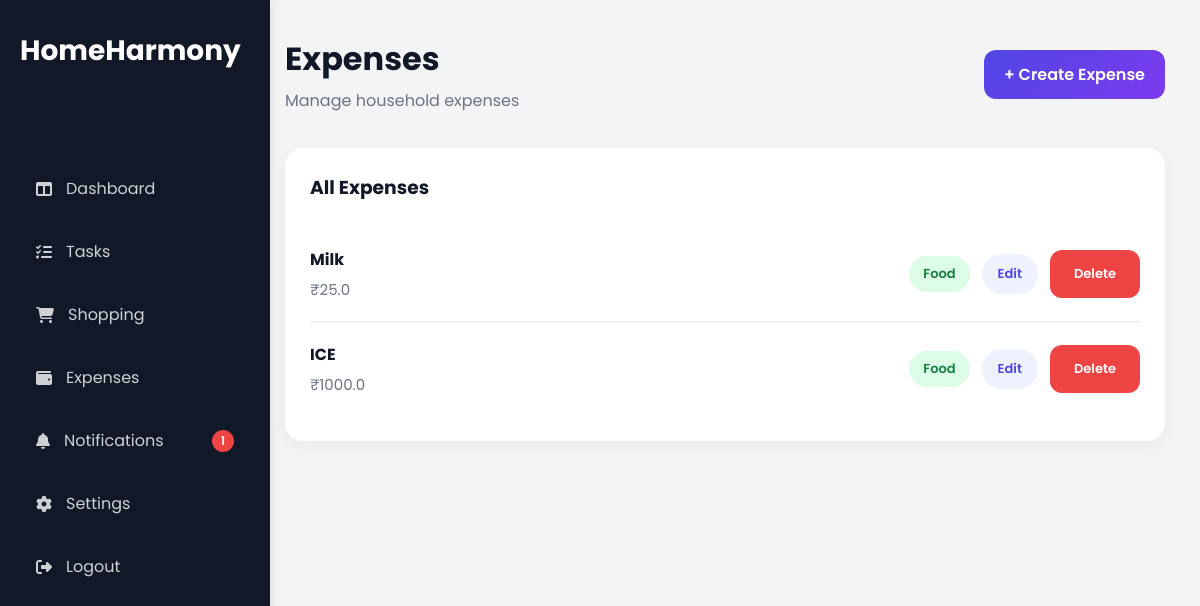
Screenshot of /expenses (signed in) with the database file from the repository.
### app/models/expense_model.py (models this page shows)
class Expense(db.Model):
    __tablename__ = "expenses"
    id = db.Column(
        db.Integer,
        primary_key=True
    )
    title = db.Column(
        db.String(100),
        nullable=False
    )
    amount = db.Column(
        db.Float,
        nullable=False
    )
    category = db.Column(
        db.String(50),
        nullable=False
    )
    description = db.Column(
        db.Text
    )
    household_id = db.Column(
        db.Integer,
        db.ForeignKey("households.id"),
        nullable=False
    )
    paid_by = db.Column(
        db.Integer,
        db.ForeignKey("users.id"),
        nullable=False
    )
    created_at = db.Column(
        db.DateTime,
        server_default=db.func.now()
    )

### app/expenses/routes.py (the view)
@expenses_bp.route("/expenses")
@login_required
def expense_list():
    expenses = Expense.query.filter_by(
        household_id=current_user.household_id
    ).all()
    return render_template(
        "expenses/expense_list.html",
        expenses=expenses
    )

### app/models/user_model.py (called while the page is built)
@login_manager.user_loader
def load_user(user_id):
    return User.query.get(int(user_id))

### app/templates/expenses/expense_list.html
{% extends "layout/base.html" %}
{% block content %}
<div class="topbar">
    <div>
        <h1>Expenses</h1>
        <p>Manage household expenses</p>
    </div>
    <a
        href="/create-expense"
        class="btn-primary">
        + Create Expense
    </a>
</div>
<div class="card">
    <div class="card-header">
        <h3>All Expenses</h3>
    </div>
    {% if expenses %}
{% for expense in expenses %}
<div class="expense-item">
    <div class="expense-info">
        <h4>
            {{ expense.title }}
        </h4>
        <p>
            ₹{{ expense.amount }}
        </p>
    </div>
    <div class="expense-actions">
        {% if expense.category == "Food" %}
            <span class="expense-badge food-badge">
                Food
            </span>
        {% elif expense.category == "Bills" %}
            <span class="expense-badge bills-badge">
                Bills
            </span>
        {% elif expense.category == "Shopping" %}
            <span class="expense-badge shopping-badge">
                Shopping
            </span>
        {% elif expense.category == "Transport" %}
            <span class="expense-badge transport-badge">
                Transport
            </span>
        {% else %}
            <span class="expense-badge other-badge">
                Other
            </span>
        {% endif %}
        <a
        href="{{ url_for('expenses.edit_expense',
        expense_id=expense.id) }}"
        class="edit-btn">
            Edit
        </a>
        <a
        href="{{ url_for('expenses.delete_expense',
        expense_id=expense.id) }}"
        class="delete-btn"
        onclick="return confirm(
        'Delete this expense?'
        )">
            Delete
        </a>
    </div>
</div>
{% endfor %}
    {% else %}
        <p>No expenses found.</p>
    {% endif %}
</div>
{% endblock %}

### app/static/css/dashboard.css (style rules this page uses)
* { margin: 0; padding: 0; box-sizing: border-box; font-family: "Poppins", sans-serif; }
body { background: #f3f4f6; }
.topbar { display: flex; justify-content: space-between; align-items: center; margin-bottom: 35px; }
.topbar h1 { font-size: 32px; color: #111827; }
.topbar p { color: #6b7280; margin-top: 5px; }
.card { background: white; border-radius: 18px; padding: 25px; box-shadow: 0 4px 15px rgba(0,0,0,0.05); }
.card-header { display: flex; justify-content: space-between; align-items: center; margin-bottom: 25px; }
.card-header h3 { color: #111827; }
.task-item, .expense-item { display: flex; justify-content: space-between; align-items: center; padding: 16px 0; border-bottom: 1px solid #e5e7eb; }
.task-item:last-child, .expense-item:last-child { border-bottom: none; }
.task-item h4, .expense-item h4 { color: #111827; margin-bottom: 4px; }
.task-item p, .expense-item p { color: #6b7280; font-size: 14px; }
.btn-primary { text-decoration:none; padding:12px 20px; border-radius:12px; color:white; font-weight:600; background: linear-gradient( 135deg, #4f46e5, #7c3aed ); }
.delete-btn { text-decoration:none; background:#fee2e2; color:#dc2626; padding:10px 16px; border-radius:999px; font-size:13px; font-weight:600; transition:.3s; }
.edit-btn { text-decoration:none; background:#EEF2FF; color:#4F46E5; padding:10px 16px; border-radius:999px; font-size:13px; font-weight:600; }
.expense-badge { display:inline-flex; align-items:center; padding:8px 14px; border-radius:999px; font-size:13px; font-weight:600; }
.food-badge { background:#dcfce7; color:#15803d; }
.delete-btn { text-decoration:none; background:#FEE2E2; color:#DC2626; padding:10px 16px; border-radius:999px; font-size:13px; font-weight:600; }
.expense-item { display:flex; justify-content:space-between; align-items:center; padding:20px 0; border-bottom:1px solid #e5e7eb; }
.expense-info h4 { color:#111827; margin-bottom:6px; }
.expense-info p { color:#6b7280; font-size:15px; }
.expense-actions { display:flex; align-items:center; gap:12px; }
.delete-btn { background:#ef4444; color:white; text-decoration:none; padding:14px 24px; border-radius:12px; display:flex; align-items:center; justify-content:center; gap:10px; font-weight:600; }

### rows the page displays
Expense: title "Milk", amount "25.0", category "Food"
Expense: title "ICE", amount "1000.0", category "Food"

### other values shown
{{ unread_notifications }} "1"
